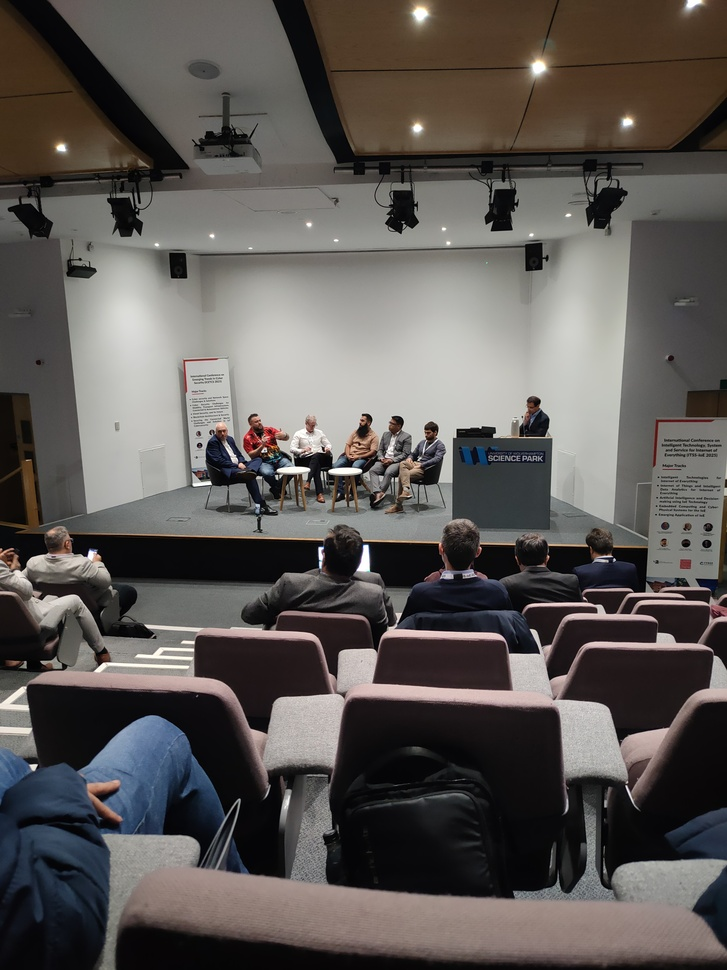
#> input picture example.jpg, 727 x 970 px, shrunk from 3456 x 4608 before the run
$ python extract_prnu.py
#> lines starting #> are read from the running program, lines starting #| are printed output that depends on the picture
import cv2
import numpy as np
import os

def extract_noise_residual(image_path):
    """
    Extracts the noise residual from an image (basic PRNU fingerprint)
    """
#> called with image_path = 'example.jpg'
    if not os.path.exists(image_path):
        raise FileNotFoundError(f"Image not found: {image_path}")

    # Load image as grayscale
    img = cv2.imread(image_path, cv2.IMREAD_GRAYSCALE)
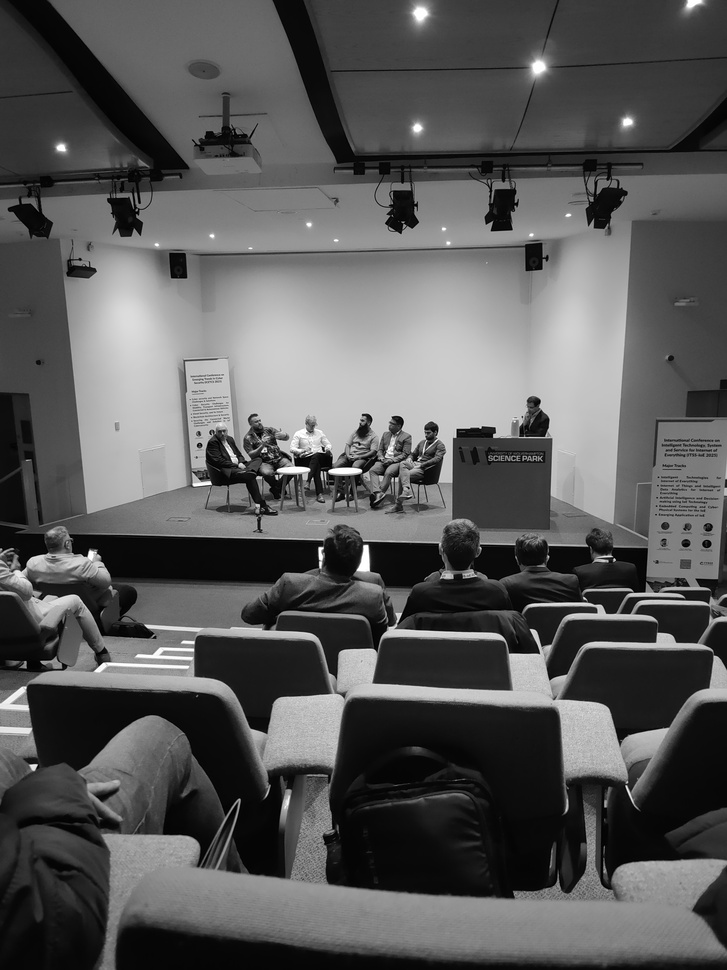
#> img: shape (970, 727); min 0, max 255, mean 88.3
    img = img.astype(np.float32)

    # Simple denoising using Gaussian blur
    denoised = cv2.GaussianBlur(img, (3, 3), 0)

    # Noise residual = original - denoised
    residual = img - denoised
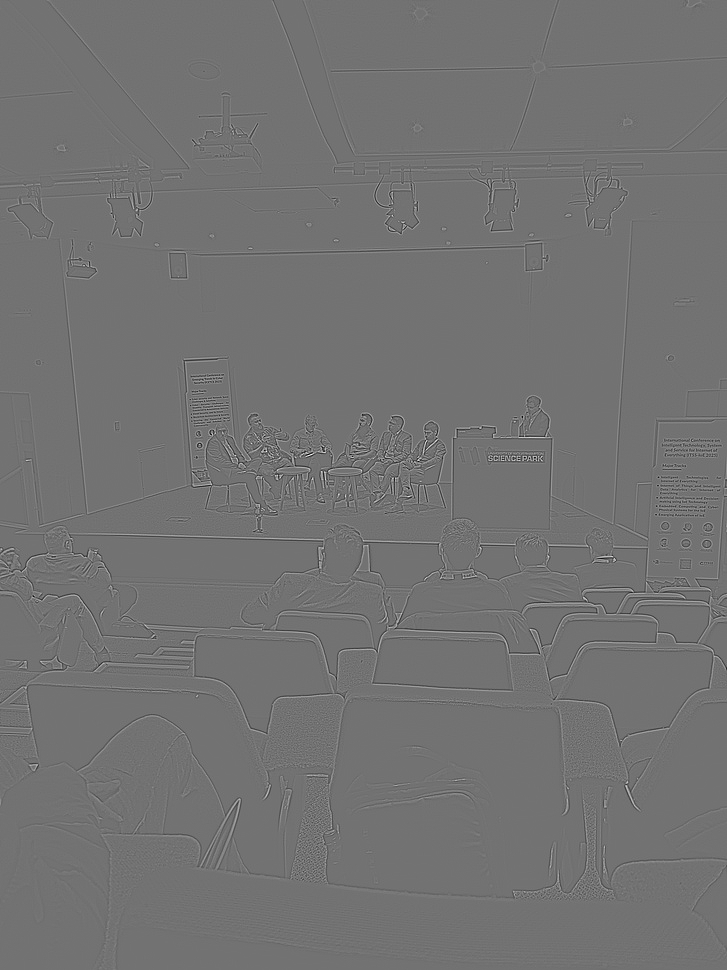
#> residual: shape (970, 727) float32; min -81.44, max 99.69, mean 0; drawn with min black and max white

    # Normalize residual for visualization (optional)
    residual_norm = cv2.normalize(residual, None, 0, 255, cv2.NORM_MINMAX)
    residual_norm = residual_norm.astype(np.uint8)

    return residual_norm

def save_prnu_fingerprint(image_path, output_path="prnu_fingerprint.png"):
    """
    Extracts the PRNU fingerprint from a local image and saves it
    """
    fingerprint = extract_noise_residual(image_path)
    cv2.imwrite(output_path, fingerprint)
    print(f"PRNU fingerprint saved to: {output_path}")

# -------------------- Main --------------------
if __name__ == "__main__":
    # Replace this path with your local image
    local_image_path = "example.jpg"

    # Optional: specify output fingerprint file
    output_fingerprint_path = "prnu_fingerprint.png"

    save_prnu_fingerprint(local_image_path, output_fingerprint_path)
